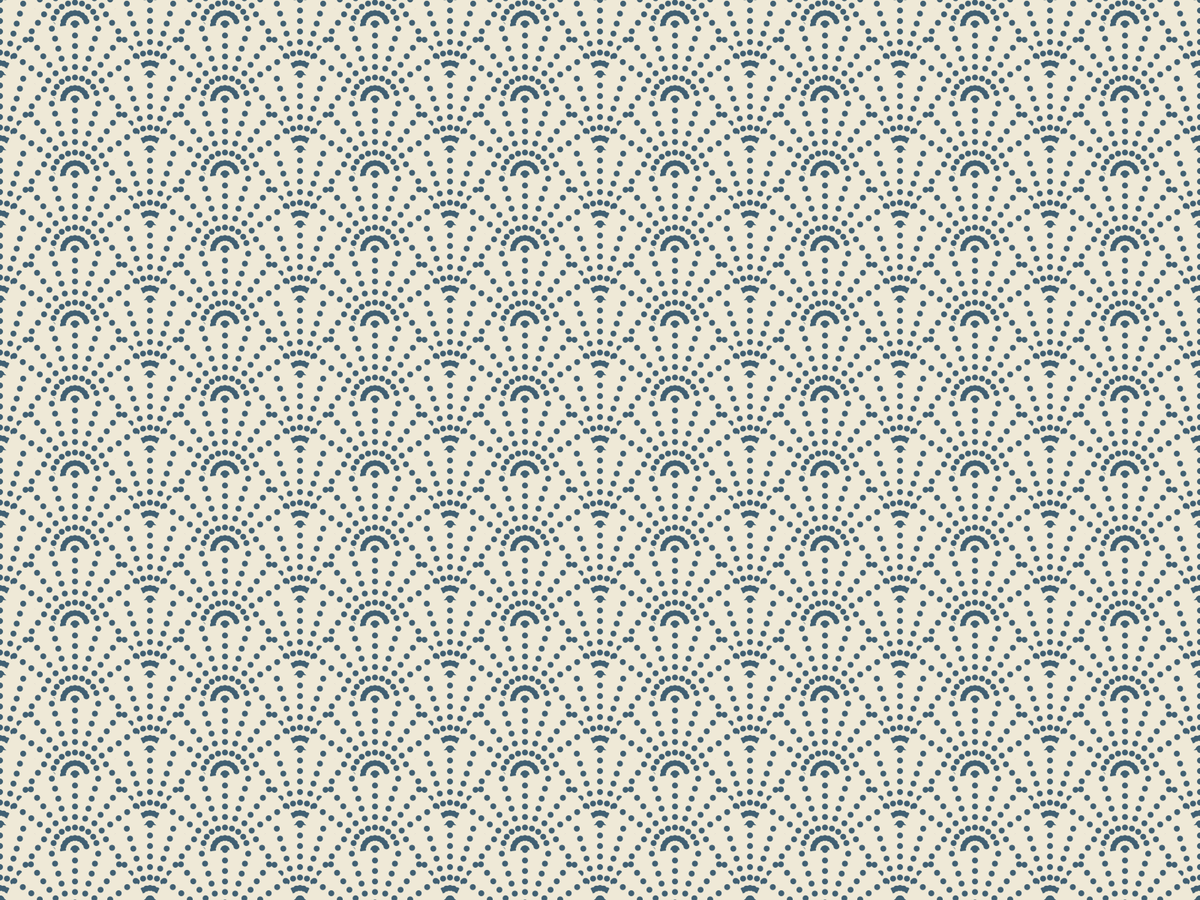
Frame 1 (no input)
Frame 60 (the mouse pressed at the canvas centre just before this capture): identical to frame 1, image omitted
Frame 120 (the mouse held since frame 60 and released just before this capture): identical to frame 1, image omitted

The Processing sketch that drew this single still picture (run headless with seeded random() and noise(); from frame 60 on, the mouse is pressed at the canvas centre):

// Processing sketch: japanesePattern3
// ── japanesePattern3.pde
float x, y, t=0;
float outerR = 100, unitR = 8, r;
color blueish = #416073, whiteish = #EFE9D7; 

void setup(){
  fullScreen();
  background(whiteish);
  smooth();
  noStroke();
  populate();
}

void draw(){
  saveMe();
}
void populate(){
  float yStep = outerR;
  for(int j = 0; j <= height; j+=yStep){
    row(j);
  }
}

void row(float y){
  float xStep = outerR;
  float ySubStep = outerR/3;
  for(int i = 0; i <= width; i+=2*xStep){
    float posX = i;
    float posY = y;
    wavelet(posX,posY);
  }
  for(int i = 0; i <= width; i+=2*xStep){
    float posX = i - xStep;
    float posY = y + ySubStep;
    wavelet(posX,posY);
  }
}

void wavelet(float x, float y){
  fill(whiteish);
  arc(x, y, 2*outerR, 2*outerR, PI, 2*PI);
  fill(blueish);
  for(int rStep = 0; rStep <= outerR; rStep+=outerR/7){
    for(float i = PI; i <= 2*PI; i+=PI/10){
      float posX = x + (outerR-rStep)*cos(i);
      float posY = y + (outerR-rStep)*sin(i);
      ellipse(posX,posY,unitR,unitR);
    }
  }
}

void saveMe(){
  if(mousePressed){
    println("saved");
    save("japanesePattern3.png");
  }
}
